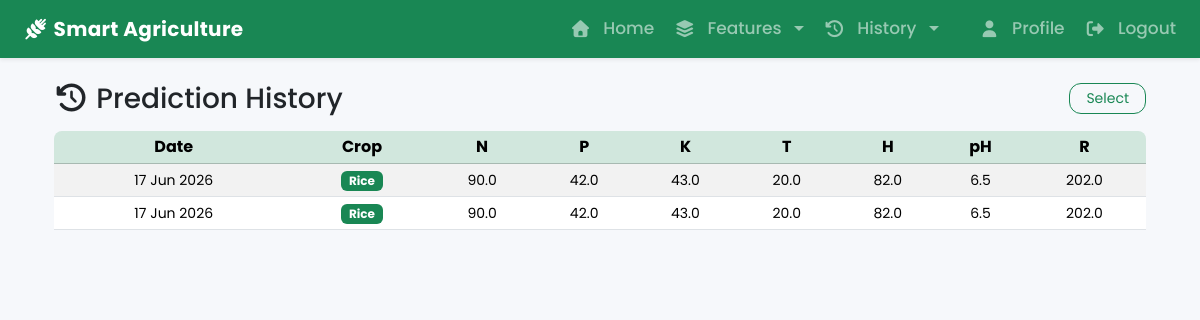
Screenshot of /user_history/ (signed in) with the database file from the repository.
### recommender/models.py (models this page shows, shortened)
class Prediction(models.Model):
    user = models.ForeignKey(User, on_delete=models.CASCADE, related_name='predictions')
    N = models.FloatField()
    P = models.FloatField()
    K = models.FloatField()
    temperature = models.FloatField()
    humidity = models.FloatField()
    ph = models.FloatField()
    rainfall = models.FloatField()
    predicted_crop = models.CharField(max_length=15)
    created_at = models.DateTimeField(auto_now_add=True)
    class Meta:
        ordering = ['-created_at']

### recommender/views.py (the view)
# urls.py: path('user_history/',user_history_view,name='user_history'),
@login_required
def user_history_view(request):
    predictions = Prediction.objects.filter(user=request.user)
    return render(request,"history.html",locals())

### recommender/templates/history.html (shortened to what this page needs)
{% extends 'base.html' %}
{% load static %}
{% block content %}
  <div class="container-fluid">
  <form method="POST" action="{% url 'delete_selected_predictions' %}">
    <div class="d-flex justify-content-between align-items-center mb-3">
    <h3 class="mb-0">
        <i class="fa-solid fa-clock-rotate-left"></i>
        Prediction History
    </h3>
    <button
        type="button"
        id="toggleSelect"
        class="btn btn-outline-success btn-sm px-3">
        Select
    </button>
</div>
<div class="table-responsive rounded-3 d-none d-md-block">
      <table class="table table-sm table-striped table-hover text-center align-middle">
        <thead class="table-success">
          <tr>
            <th>Date</th>
            <th>Crop</th>
            <th>N</th>
            <th>P</th>
            <th>K</th>
            <th>T</th>
            <th>H</th>
            <th>pH</th>
            <th>R</th>
          </tr>
        </thead>
        <tbody>
          {% if predictions %}
            {% for p in predictions %}
              <tr>
                <td class="small">{{ p.created_at|date:'d M Y' }}</td>
                <td>
                  <span class="badge bg-success small">{{ p.predicted_crop|title }}</span>
                </td>
                <td class="small">{{ p.N }}</td>
                <td class="small">{{ p.P }}</td>
                <td class="small">{{ p.K }}</td>
                <td class="small">{{ p.temperature }}</td>
                <td class="small">{{ p.humidity }}</td>
                <td class="small">{{ p.ph }}</td>
                <td class="small">{{ p.rainfall }}</td>
              </tr>
            {% endfor %}
          {% else %}
            <tr>
              <td colspan="10" class="text-muted">No prediction history found.</td>
            </tr>
          {% endif %}
        </tbody>
      </table>
      </form>
    </div>
{% endblock %}

### recommender/static/css/style.css (style rules this page uses)
html { scroll-behavior: smooth; overflow-x: hidden; width: 100%; }
body { background: #f6f8fb; font-family: 'Poppins', sans-serif; overflow-x: hidden; width: 100%; }
.btn { border-radius: 12px; transition: .3s; }

### rows the page displays
Prediction: created_at "17 Jun 2026", predicted_crop "Rice", N "90.0", P "42.0", K "43.0", temperature "20.0", humidity "82.0", ph "6.5", rainfall "202.0"
Prediction: created_at "17 Jun 2026", predicted_crop "Rice", N "90.0", P "42.0", K "43.0", temperature "20.0", humidity "82.0", ph "6.5", rainfall "202.0"
